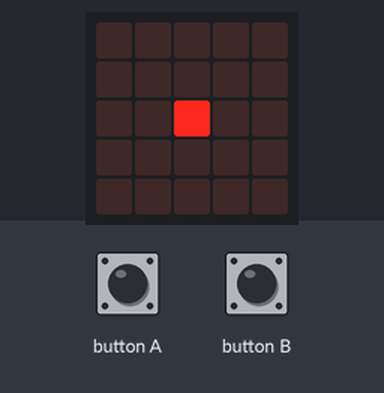
Bench run of a program on a simulated BBC micro:bit running MicroPython. Parts: the board's 5×5 LED display. The test bench sets the inputs (shaded band).

Above: at 0.3 s.
At 1.22 s:
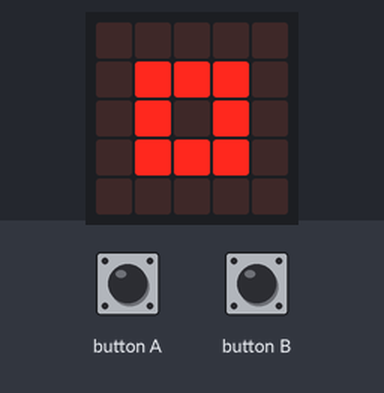
1.3 s: button B pressed for 0.15 s
At 2.1 s:
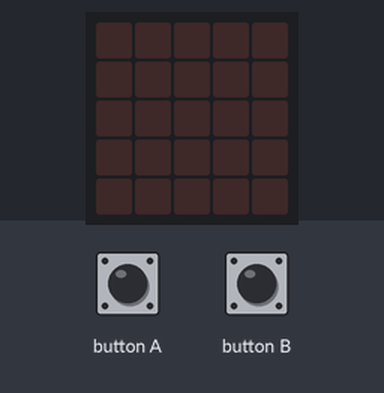
Timing chart, 0 to 4.3 s (numbered marks = the images above; inputs shaded):
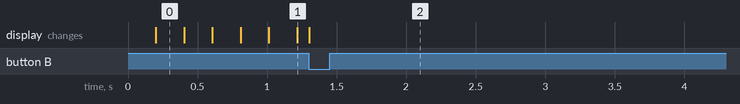

Measured:
- after the input at 1.3 s, the display: changes at once (image 2)

The program:

microbit.producer.py
```python
#
# Author Phil Hall
# July 2018 - Public Domain

from microbit import *

MENU=("Horse","Cat","Rabbit","This is a sentence.","Mule")

menu=0

PULSATE=( Image("00000:00000:00900:00000:00000:"),
          Image.SQUARE_SMALL,
          Image.SQUARE,
          Image.SQUARE_SMALL )
busy=0

uart.init(baudrate=9600,bits=8,parity=None,tx=pin1,rx=pin0)

save_time=running_time()
while True:

    if button_a.is_pressed():

        while button_a.is_pressed():
            pass

        message=MENU[menu]
        menu=(menu+1)%len(MENU)

        display.scroll('"'+message+'"')

        uart.write(message)

    if button_b.is_pressed():
        break


    rt=running_time()
    if rt<save_time or rt-save_time>200:
        display.show(PULSATE[busy])
        busy=(busy+1)%len(PULSATE)
        save_time=rt

#
# restore uart so USB works
uart.init(115200)

display.clear()
```
